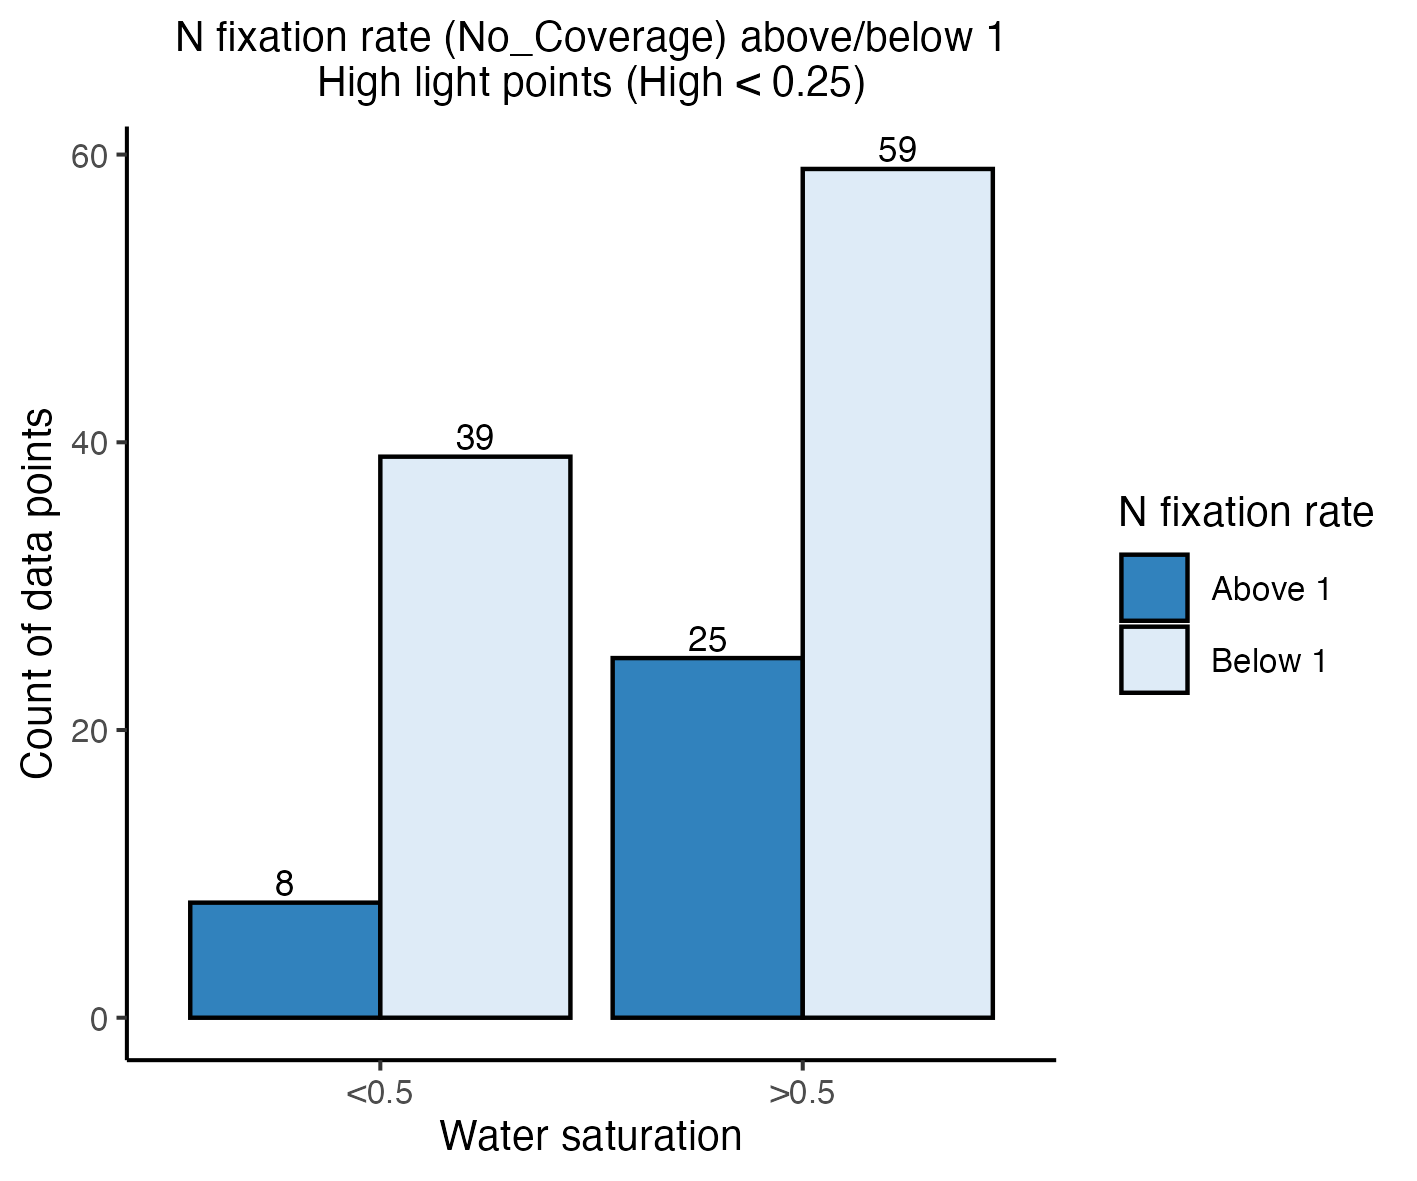

Write R code to recreate this figure.
# Bar graph: among high-light data points (High < 0.25), count of N fixation
# rates (No_Coverage) above vs. below 1, split by water saturation bin
# (<0.5 vs >0.5).

library(readxl)
library(ggplot2)

NvsAZ <- read_excel("Downloads/NvsAZ_v39.xlsx")

# Exclude studies whose satellite-derived light/cover data is known to be
# unreliable for this analysis:
#   - Zheng et al. (2020): forest planted in degraded grassland
#   - Rousk and Michelsen (2016): birch forest
#   - Goth et al. (2019): railroad site
#   - Permin et al. (2021): closed canopy
#   - Kubota et al. (2023): closed canopy
excluded_studies <- c("Zheng et al. (2020)", "Rousk and Michelsen (2016)",
                       "Goth et al. (2019)", "Permin et al. (2021)",
                       "Kubota et al. (2023)")

NvsAZ_clean <- NvsAZ[!is.na(NvsAZ$No_Coverage) &
                        !is.na(NvsAZ$`Water Saturation`) &
                        !is.na(NvsAZ$High) &
                        !(NvsAZ$Study %in% excluded_studies), ]

high_light <- NvsAZ_clean[NvsAZ_clean$High < 0.25, ]

high_light$WaterSat_Cat <- ifelse(high_light$`Water Saturation` < 0.5, "<0.5", ">0.5")
high_light$Rate_Cat <- ifelse(high_light$No_Coverage > 1, "Above 1", "Below 1")

counts <- as.data.frame(table(WaterSat_Cat = high_light$WaterSat_Cat,
                               Rate_Cat = high_light$Rate_Cat))

cat("Counts:\n")
print(counts)

bar_plot <- ggplot(counts, aes(x = WaterSat_Cat, y = Freq, fill = Rate_Cat)) +
  geom_col(position = "dodge", color = "black") +
  geom_text(aes(label = Freq), position = position_dodge(width = 0.9), vjust = -0.3, size = 3) +
  scale_fill_manual(values = c("Above 1" = "#3182bd", "Below 1" = "#deebf7"), name = "N fixation rate") +
  labs(x = "Water saturation", y = "Count of data points",
       title = "N fixation rate (No_Coverage) above/below 1\nHigh light points (High < 0.25)") +
  theme_classic(base_size = 10) +
  theme(plot.title = element_text(size = 10, hjust = 0.5))

print(bar_plot)

ggsave("nfix_rate_barplot.png", bar_plot, width = 120, height = 100, units = "mm", dpi = 300)
